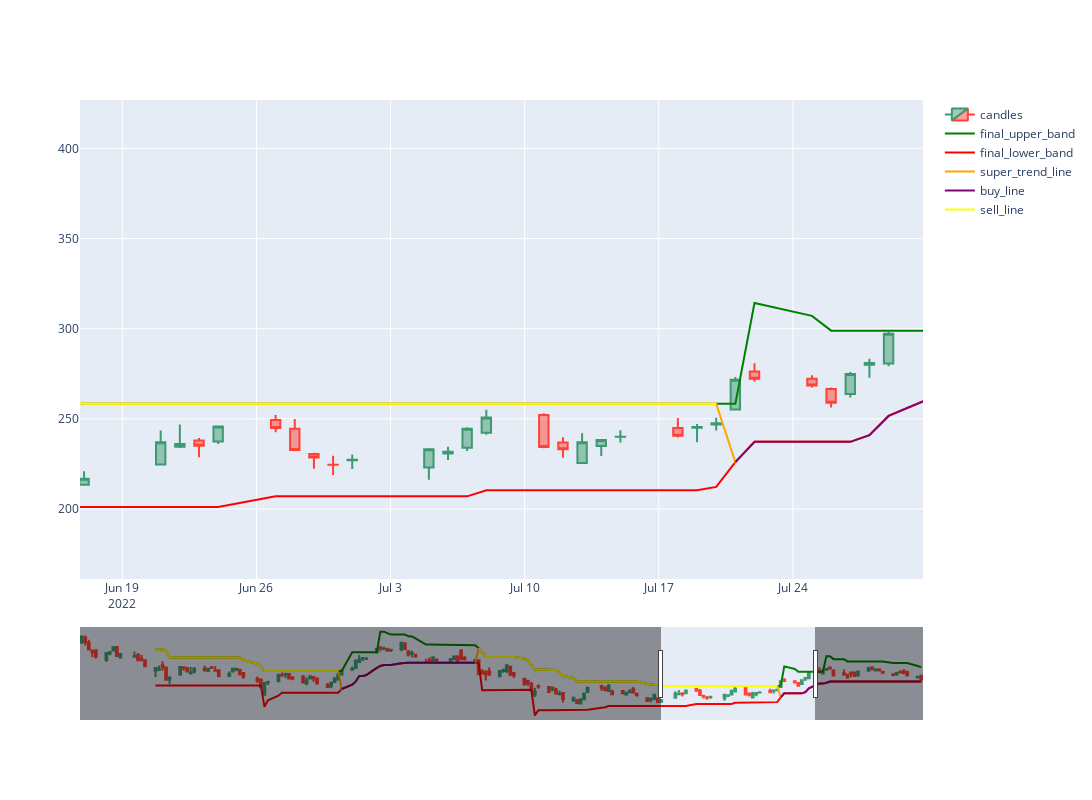

The code cell stored with this chart in its notebook:
### Code cell
fig.update_layout(
    autosize=False,
    width=1200,
    height=800,)

### Figure 1 — Plotly figure (JSON) as saved in the notebook; plotly's stock layout.template omitted (floating-point values rounded to 4 significant figures; data arrays with more than 128 entries replaced by an {"elided": "..."} marker saying what was removed)
{"data": [{"close": {"elided": "166 float values"}, "high": {"elided": "166 float values"}, "low": {"elided": "166 float values"}, "name": "candles", "open": {"elided": "166 float values"}, "type": "candlestick", "x": {"elided": "166 str values"}}, {"line": {"color": "green"}, "name": "final_upper_band", "type": "scatter", "x": {"elided": "152 str values"}, "y": {"elided": "152 float values"}}, {"line": {"color": "red"}, "name": "final_lower_band", "type": "scatter", "x": {"elided": "152 str values"}, "y": {"elided": "152 float values"}}, {"line": {"color": "orange"}, "name": "super_trend_line", "type": "scatter", "x": {"elided": "152 str values"}, "y": {"elided": "152 float values"}}, {"line": {"color": "purple"}, "name": "buy_line", "type": "scatter", "x": {"elided": "152 str values"}, "y": {"elided": "152 float values"}}, {"line": {"color": "yellow"}, "name": "sell_line", "type": "scatter", "x": {"elided": "152 str values"}, "y": {"elided": "152 float values"}}], "layout": {"autosize": false, "height": 800, "width": 1200, "xaxis": {"autorange": false, "range": ["2022-06-16 18:54:29.936", "2022-07-30 19:06:46.823"], "rangeslider": {"autorange": true, "range": ["2022-01-02 12:00", "2022-08-30 12:00"], "yaxis": {"_template": null, "rangemode": "match"}}, "type": "date"}, "yaxis": {"autorange": true, "range": [161.1, 426.9], "type": "linear"}}}
